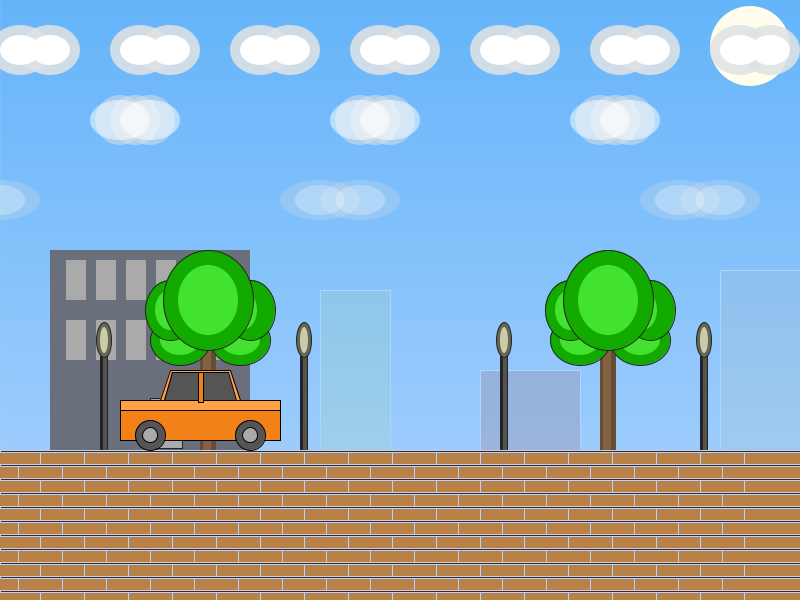
Frame 1 (no input)
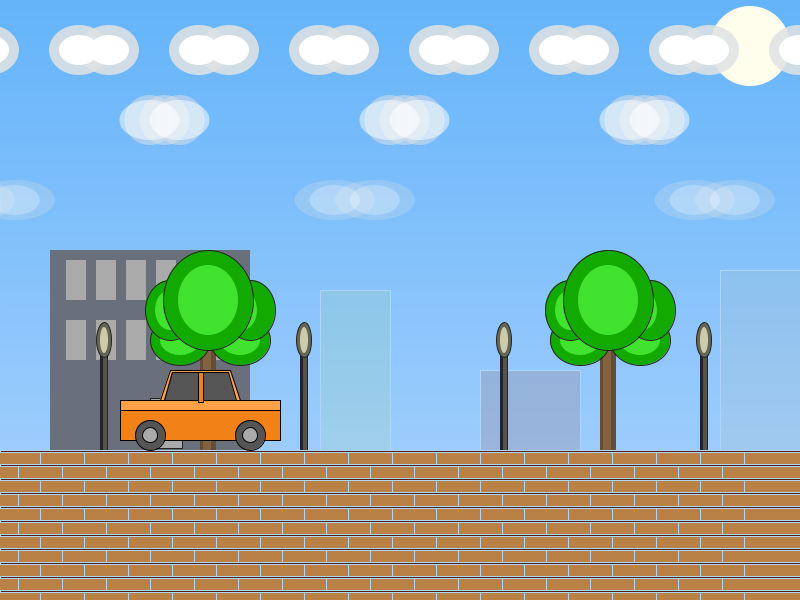
Frame 60 (the mouse pressed at the canvas centre just before this capture)
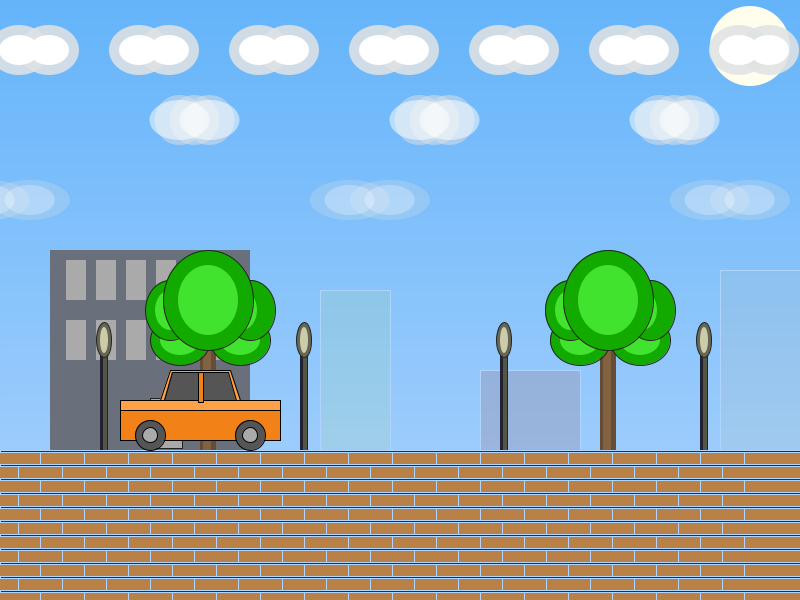
Frame 120 (the mouse held since frame 60 and released just before this capture)

The Processing sketch that drew these frames (run headless with seeded random() and noise(); from frame 60 on, the mouse is pressed at the canvas centre):

// Processing sketch: project_2
// ── project_2.pde
/*
  CISC 1600 - Project 2
  Syed Raza, Greg Lin
  Group #8
*/

//------------------
// global variables
//------------------
// normal vars
int scene = 0;
int floorPos = 450;
float carPosX = 200;

// for instructions/loading animation
float beginButtonScale = 0;
float loadingScale = 0;


// for mainScene animation
float cloudsPos[] = {0, 0, 0};

void setup()
{
   size (800, 600);

}

void draw()
{ 
  /*
  if(scene == 0)
  {    
      instructions();    
  } 
  else if (scene == 1)
  {
       loading(); 
  }
  else
  {             
      mainScene();
  } 
  */
  
  //instructions();
  mainScene();
  
}

// keyboard event handler
void keyPressed() 
{
  //println("pressed " + int(key) + " " + keyCode);
  
  if(keyCode == 37)
  {
    carPosX -= 5;
  }
  
  if(keyCode == 39)
  {
    carPosX += 5;
  }
  
  if(keyCode == 81)
  {
    exit();
  }
}

////////////////////////////////////////////////////////////////////////////////////////
// display instructions
void instructions()
{
   background (#081636);
   fill(#ffffff);
   
   // outer rectangle  
   stroke(100);
   strokeWeight(4);
   noFill();
   rectMode(CENTER);
   rect(width/2, height/2,  width - 40, height - 40);
   
   // text
   textSize(50);
   text("Instructions", width/2, 80);
   
   textAlign(CENTER);
   fill(#f79000);
   textSize(22);
   text("Use left/right keys to move the car", width/2, 200); 
   text("-----------------------------------", width/2, 250); 
   text("Q key to quit", width/2, 300);   
      
   // create button
   color colorN = color(221, 16, 16); // normal color
   color colorH = color(255, 187, 98); // highlighted color
   if (mouseHover())
      fill(colorH); 
   else
      fill(colorN);
  
   noStroke();
   ellipse(width / 2 - 200, height - 100, 60 + cos(beginButtonScale), 60 + cos(beginButtonScale));
   ellipse(width / 2 + 200, height - 100, 60 + cos(beginButtonScale), 60 + cos(beginButtonScale));
   rect((width/2), height - 100, 400, 60 + cos(beginButtonScale));
  
 
  
   textAlign(CENTER);
   fill(#ffffff); // button text color
   textSize(30);
   text("BEGIN", width/2, height - 90);
  
   // animate
   if (beginButtonScale > 5)
       beginButtonScale = 0;
   else
     beginButtonScale += 0.1;
    
   // check if the button is clicked
   if (mousePressed == true) 
   {
       if( mouseX <= (width/2) + 200 && 
           mouseX >= (width/2) - 200 && 
           mouseY <= height + 130 && 
           mouseY >= height - 130) 
     {
         print("Begin button is clicked!\n");
         scene = 1;
     }
  }
}

boolean mouseHover() 
{
  if (mouseX >= (width/2) - 200 && mouseX <= (width/2) + 200 && 
      mouseY >= height - 130 && mouseY <= height + 130) 
      {
        return true;
  } else 
  {
    return false;
  }
}
////////////////////////////////////////////////////////////////////////////////////////
// display a sudo loading screen
void loading()
{
   background (#081636);
   fill(#ffffff);
   rectMode(CORNER);
   
   // text
   textSize(50);
   text("Loading", width/2, height/2);
   
   // outer rectangle  
   fill(#aaaaaa);
   rect(width/2 - 300, height/2 + 40,  width/2 + 200, 20);
   
   // inner rectangle  
   fill(#0000ff);
   rect(width/2 - 300, height/2 + 40,  loadingScale, 20);
      
  // animate
  float r = random(5);
  loadingScale += r;
  
  // change scene
  if (loadingScale > 600)
  {
         print("changing scene!\n");
         scene = 2;
    
  }
}

////////////////////////////////////////////////////////////////////////////////////////
// combine elements into one scene
void mainScene()
{
    background();
    floor();
    building(50); 
    tree(200);
    tree(600);
    car(carPosX);
    sun();
    
    // display 4 lamps
    for (int i = width/8; i < width; i += width/4)
        lamp(i);
    
    cloudsAnimated();
    
}

// display background
void background()
{   
    color c1 = color(100, 180, 250);
    color c2 = color(175, 212, 253);
    
    // create blue gradient
    for(int y = 0; y < height; y++)
    {
      float n = map(y, 0, height, 0, 1);
      color newc = lerpColor(c1, c2, n);
      stroke(newc);
      line(0, y, width, y);
    }
    
    // far away buildings
    fill(#996F7C, 64);
    rect(480, floorPos, 100, -80);
    fill(#B3E36C, 32);
    rect(320, floorPos, 70, -160);
    fill(#BCBA9A, 32);
    rect(720, floorPos, 90, -180);
}

// display bricks floor
void floor()
{
    fill(#552211);
    rect(0, floorPos, width, height);
    
    int brickSizeX = 20;
    int brickSizeY = 12;
    fill(#B98145); // brick color
    int counter = 0; // for offsetting bricks
    
    for (int j = 2; j < 200; j+= brickSizeY+2)
    {
      for (int i = 2; i < width; i+= brickSizeX+2)
      {
        if ( counter % 2 == 0) // even line
          rect(i-50, floorPos+j, brickSizeX + i, brickSizeY);
        else // odd line
          rect(i+20, floorPos+j, brickSizeX + i, brickSizeY);
        counter++;
      }
    }
}

// display building
void building(int x) 
{
  noStroke();
  fill(#6A6F7C);
  rect(x, floorPos, 200, -200);
  
  // windows
  fill(#aaaaab);
  for (int i = x+16; i < 240; i += 30)
      rect(i, 260, 20, 40);
  
  for (int i = x+16; i < 240; i += 30)
      rect(i, 320, 20, 40);
  
  // door
  stroke(#222222);
  rect(x + 100, floorPos-2, 32, -50);
  fill(#555555);
  ellipse(x + 108, floorPos-18, 6, 6);
}

// display street lamp
void lamp(int x)
{  
  fill(#222233);
  rect(x, 350, 8, 100);
  fill(#555544);
  rect(x+3, 350, 4, 100);
  fill(#666655);
  stroke(#222222);
  strokeWeight(1);
  ellipse(x+4, 340, 15, 35);
  noStroke();
  fill(#ccccaa);
  ellipse(x+4, 340, 8, 26);

}

// display tree
void tree(int x)
{ 
  // trunk
  noStroke();
  fill(#644C35);
  rect(x, 350, 16, 100);
  fill(#836242);
  rect(x+3, 350, 8, 100);
  fill(#666655);
  
  // leaves
  stroke(#222222);
  strokeWeight(1);
  fill(#13AA00);
  ellipse(x-20, 340, 60, 50);
  noStroke();
  fill(#42E32E);
  ellipse(x-20, 340, 40, 30);
  
  stroke(#222222);
  strokeWeight(1);
  fill(#13AA00);
  ellipse(x-30, 310, 50, 60);
  noStroke();
  fill(#42E32E);
  ellipse(x-30, 310, 30, 40);
  
  stroke(#222222);
  strokeWeight(1);
  fill(#13AA00);
  ellipse(x+40, 340, 60, 50);
  noStroke();
  fill(#42E32E);
  ellipse(x+40, 340, 40, 30);
  
  stroke(#222222);
  strokeWeight(1);
  fill(#13AA00);
  ellipse(x+50, 310, 50, 60);
  noStroke();
  fill(#42E32E);
  ellipse(x+42, 310, 30, 40);
  
  stroke(#222222);
  strokeWeight(1);
  fill(#13AA00);
  ellipse(x+8, 300, 90, 100);
  noStroke();
  fill(#42E32E);
  ellipse(x+8, 300, 60, 70);

}

// display clouds
void cloud1(float x, float y)
{ 
  fill(#E0E2E3, 220);
  ellipse(x+30, y, 60, 50);
  fill(#E0E2E3, 220);
  ellipse(x, y, 60, 50);
  
  fill(#ffffff);
  ellipse(x, y, 40, 30); 
  fill(#ffffff);
  ellipse(x+30, y, 40, 30);
}

void cloud2(float x, float y)
{ 
  fill(#E0E2E3, 128);
  ellipse(x+30, y, 50, 50);
  fill(#E0E2E3, 128);
  ellipse(x, y, 50, 50);
  fill(#E0E2E3, 128);
  ellipse(x+15, y, 50, 50);
  
  fill(#ffffff, 128);
  ellipse(x, y, 60, 40); 
  fill(#ffffff, 128);
  ellipse(x+30, y, 60, 40);
}

void cloud3(float x, float y)
{ 
  fill(#E0E2E3, 64);
  ellipse(x+40, y, 80, 40);
  fill(#E0E2E3, 64);
  ellipse(x, y, 80, 40);
  
  fill(#ffffff, 64);
  ellipse(x, y, 50, 30); 
  fill(#ffffff, 64);
  ellipse(x+40, y, 50, 30);
}

void cloudsAnimated()
{
     // top row
     for (int i = -width+100; i < width; i += 120)
        cloud1(i + cloudsPos[0], 50);
        
     if (cloudsPos[0] > width - 200)
         cloudsPos[0] = 0;
     else
        cloudsPos[0]++;
        
     // middle row
     for (int i = -width+100*2; i < width; i += 120*2)
        cloud2(i + cloudsPos[1], 120);
        
     if (cloudsPos[1] > width - 80)
         cloudsPos[1] = 0;
     else
        cloudsPos[1] += 0.5;
        
     // bottom row
     for (int i = -width+100*4; i < width; i += 120*3)
        cloud3(i + cloudsPos[2], 200);
        
     if (cloudsPos[2] > width - 200)
         cloudsPos[2] = 0;
     else
        cloudsPos[2] += 0.25;
     
}

void sun()
{
  noStroke();
  fill(#FFFEED);
  ellipse(width - 50, 46, 80, 80);  
}

void car(float x)
{  
  stroke(#000000); 
  strokeWeight(1); 
  fill(#F28218);   // car color
  
  // car body
  rect(x-80, 400, 160, 40); 
  fill(#FFA148);
  rect(x-80, 400, 160, 10); 
  quad ((-40 + x), 400,
        ( 40  + x), 400,
        ( 30  + x), 370,
        (-30  + x), 370  
    );
     
  // windows
  fill(#555555);
  quad ((-36 + x), 400,
        ( 36  + x), 400,
        ( 28  + x), 372,
        (-28  + x), 372  
    );
  fill(#F28218);
  rect(x-2, 372, 5, 30);
    
  // tires
  fill(#555555);
  ellipse(-50 + x, 435, 30, 30); 
  fill(#aaaaaa);
  ellipse(-50 + x, 435, 15, 15);
  fill(#555555);
  ellipse(+50 + x, 435, 30, 30); 
  fill(#aaaaaa);
  ellipse(+50 + x, 435, 15, 15);      
}
